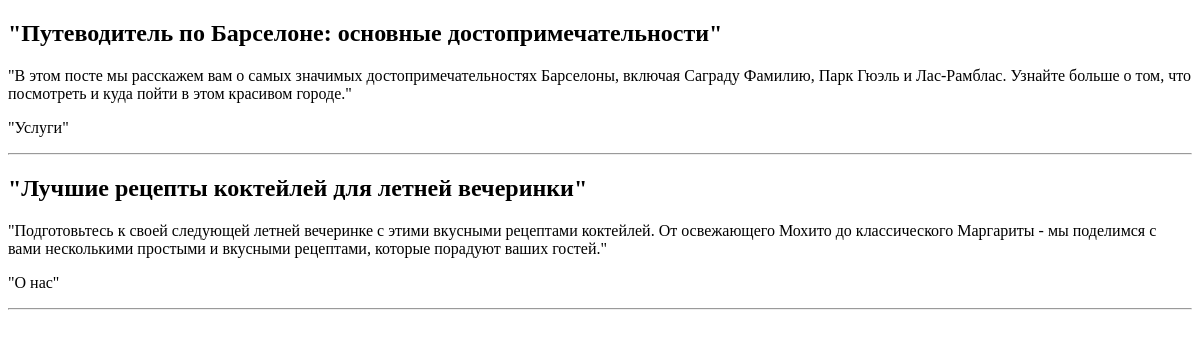
The app's page /posts/, older data.
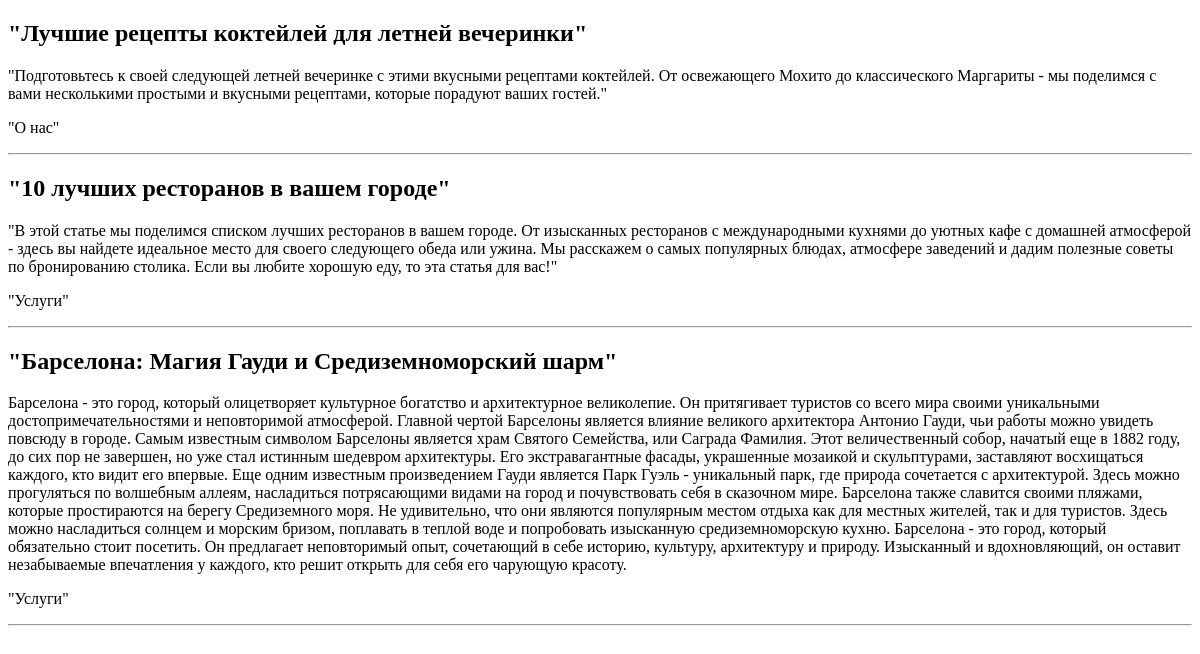
The same page, newer data.
### myapp_1/models.py (models this page shows, shortened)
class Post(models.Model):
    title = models.CharField(max_length=500)
    content = models.TextField()
    created_at = models.DateTimeField(auto_now_add=True)
    page = models.ForeignKey(Page, on_delete=models.CASCADE)

class Page(models.Model):
    title = models.CharField(max_length=500)
    content = models.TextField()
    created_at = models.DateTimeField(auto_now_add=True)
    def __str__(self):
        return self.title

### myapp_1/views.py (the view)
# urls.py: path('posts/', PostListView.as_view(), name='post_list'),
class PostListView(ListView):
  model = Post
  template_name = 'myapp_1/post_list.html'
  context_object_name = 'posts'

### myapp_1/templates/myapp_1/post_list.html (shortened to what this page needs)
<!doctype html>
<html lang="en">
<head>
</head>
<body>
 {% for post in posts %}
    <h2>{{ post.title }}</h2>
    <p>{{ post.content }}</p>
    <p>{{ post.page }}</p>
    <hr>
 {% empty %}
   <p>Нет постов для отображения.</p>
 {% endfor %}
</body>
</html>

Row changes from the older to the newer data that the page shows:
removed Post: title "\"Путеводитель по Барселоне: основные достопримечательности\"", content "\"В этом посте мы расскажем вам о самых значимых достопримечательностях Барселоны, включая Саграду Фамилию, Парк Гюэль и Лас-Рамблас. Узнайте больше о том, что посмотреть и куда пойти в этом красивом городе.\"", page "\"Услуги\""
added Post: title "\"10 лучших ресторанов в вашем городе\"", content "\"В этой статье мы поделимся списком лучших ресторанов в вашем городе. От изысканных ресторанов с международными кухнями до уютных кафе с домашней атмосферой - здесь вы найдете идеальное место для своего следующего обеда или ужина. Мы расскажем о самых популярных блюдах, атмосфере заведений и дадим полезные советы по бронированию столика. Если вы любите хорошую еду, то эта статья для вас!\"", page "\"Услуги\""
added Post: title "\"Барселона: Магия Гауди и Средиземноморский шарм\"", content "Барселона - это город, который олицетворяет культурное богатство и архитектурное великолепие. Он притягивает туристов со всего мира своими уникальными достопримечательностями и неповторимой атмосферой. Главной чертой Барселоны является влияние великого архитектора Антонио Гауди, чьи работы можно увидеть повсюду в городе. Самым известным символом Барселоны является храм Святого Семейства, или Саграда Фамилия. Этот величественный собор, начатый еще в 1882 году, до сих пор не завершен, но уже стал истинным шедевром архитектуры. Его экстравагантные фасады, украшенные мозаикой и скульптурами, заставляют восхищаться каждого, кто видит его впервые. Еще одним известным произведением Гауди является…", page "\"Услуги\""
